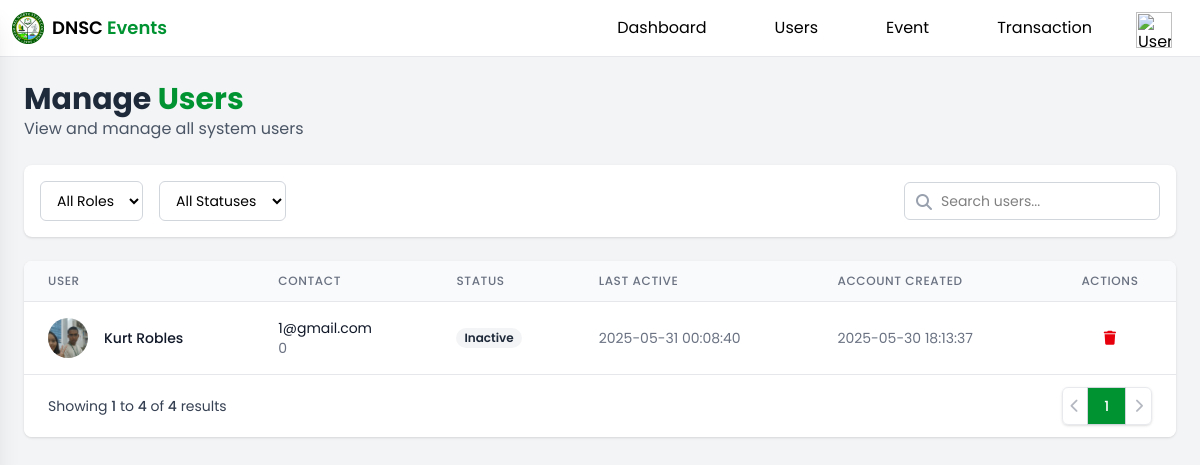
Screenshot of /admin/user.php with the database file from the repository.
### tables this page shows
CREATE TABLE `user` (
  `user_id` int(11) NOT NULL,
  `first_name` varchar(100) DEFAULT NULL,
  `last_name` varchar(100) DEFAULT NULL,
  `email` varchar(255) DEFAULT NULL,
  `password` varchar(255) DEFAULT NULL,
  `student_id` varchar(11) DEFAULT NULL,
  `profile_image` varchar(255) DEFAULT NULL,
  `account_created` datetime DEFAULT current_timestamp(),
  `contact_number` int(11) DEFAULT NULL,
  `status` varchar(100) NOT NULL DEFAULT 'Inactive',
  `last_active` datetime DEFAULT NULL
);

### admin/adminFunction.php (called while the page is built, shortened)
<?php
class admin{
  private $conn;
  public function __construct($connection){
    $this->conn = $connection;
}
public function getAllUser() {
    try {
        $stmt = $this->conn->prepare("CALL GetAllUsers()");
        $stmt->execute();
      return $stmt->fetchAll(PDO::FETCH_ASSOC);
    } catch (PDOException $e) {
        echo "Error fetching users: " . $e->getMessage();
        return [];
    }
}
}
?>

### admin/user.php (the view, shortened to what this page needs)
<?php
include("../database/conn.php");
include ("./adminFunction.php");
$admin = new admin($conn);
$getAllUser = $admin->getAllUser();
?>
<!DOCTYPE html>
<html lang="en">
<head>
    <link rel="stylesheet" href="/src/output.css">
    <link rel="stylesheet" href="https://cdnjs.cloudflare.com/ajax/libs/font-awesome/6.0.0/css/all.min.css">
</head>
<body class="font-primary bg-gray-100 min-h-screen">
    <?php include("../template/navbarAdmin.php");?>
    <div class="p-6">
        <div class="max-w-7xl mx-auto">
            <div class="flex justify-between items-center mb-6">
                <div>
                    <h1 class="text-2xl md:text-3xl font-bold text-gray-800">Manage <span class="text-[#009332]">Users</span></h1>
                    <p class="text-gray-600">View and manage all system users</p>
                </div>
            </div>
            <div class="bg-white rounded-lg shadow-sm p-4 mb-6">
                <div class="flex flex-col md:flex-row md:items-center justify-between gap-4">
                    <div class="flex items-center space-x-4">
                        <div>
                            <select id="role-filter" class="text-sm border border-gray-300 rounded-md px-3 py-2 focus:outline-none focus:ring-2 focus:ring-[#009332]">
                                <option value="all">All Roles</option>
                            </select>
                        </div>
                        <div>
                            <select id="status-filter" class="text-sm border border-gray-300 rounded-md px-3 py-2 focus:outline-none focus:ring-2 focus:ring-[#009332]">
                                <option value="all">All Statuses</option>
                            </select>
                        </div>
                    </div>
                    <div class="relative w-full md:w-64">
                        <input type="text" placeholder="Search users..." class="w-full pl-9 pr-4 py-2 border border-gray-300 rounded-md text-sm focus:outline-none focus:ring-2 focus:ring-[#009332]">
                        <i class="fas fa-search absolute left-3 top-3 text-gray-400"></i>
                    </div>
                </div>
            </div>
            <div class="bg-white rounded-lg shadow-sm overflow-hidden">
     <div class="overflow-x-auto">
    <table class="min-w-full divide-y divide-gray-200">
        <thead class="bg-gray-50">
            <tr>
                <th scope="col" class="px-6 py-3 text-left text-xs font-medium text-gray-500 uppercase tracking-wider">
                    User
                </th>
                <th scope="col" class="px-6 py-3 text-left text-xs font-medium text-gray-500 uppercase tracking-wider">
                    Contact
                </th>
                <th scope="col" class="px-6 py-3 text-left text-xs font-medium text-gray-500 uppercase tracking-wider">
                    Status
                </th>
                <th scope="col" class="px-6 py-3 text-left text-xs font-medium text-gray-500 uppercase tracking-wider">
                  Last Active
                </th><th scope="col" class="px-6 py-3 text-left text-xs font-medium text-gray-500 uppercase tracking-wider">
                    Account Created
                </th>
                <th scope="col" class="px-6 py-3 text-center text-xs font-medium text-gray-500 uppercase tracking-wider">
                    Actions
                </th>
            </tr>
        </thead>
     <tbody class="bg-white divide-y divide-gray-200" id="usersTableBody">
    <?php if (!empty($getAllUser)): ?>
        <?php foreach ($getAllUser as $user): ?>
            <tr id="user-row-<?= htmlspecialchars($user['user_id']) ?>" class="hover:bg-gray-50">
                <td class="px-6 py-4 whitespace-nowrap">
                    <div class="flex items-center">
                        <div class="flex-shrink-0 h-10 w-10">
                            <img class="h-10 w-10 rounded-full object-cover"
                               src="<?= !empty($user['profile_image']) ? '/userPage/upload/'.$user['profile_image'] : '/public/image/user.png' ?>"
                                 alt="">
                        </div>
                        <div class="ml-4">
                            <div class="text-sm font-medium text-gray-900">
                                <?= htmlspecialchars($user['full_name']) ?>
                            </div>
                        </div>
                    </div>
                </td>
                <td class="px-6 py-4 whitespace-nowrap">
                    <div class="text-sm text-gray-900">
                        <?= htmlspecialchars($user['email']) ?>
                    </div>
                    <div class="text-sm text-gray-500">
                        <?= htmlspecialchars($user['contact_number']?? 'N/A') ?>
                    </div>
                </td>
                <td class="px-6 py-4 whitespace-nowrap">
                    <?php
                        $statusColor = match ($user['status']) {
                            'Active' => 'green',
                            'Inactive' => 'gray',
                            'Pending' => 'yellow',
                            'Suspended' => 'red',
                            default => 'gray',
                        };
                    ?>
                    <span class="px-2 inline-flex text-xs leading-5 font-semibold rounded-full bg-<?= $statusColor ?>-100 text-<?= $statusColor ?>-800">
                        <?= htmlspecialchars($user['status']) ?>
                    </span>
                </td>
                  <td class="px-6 py-4 whitespace-nowrap text-sm text-gray-500">
                    <?= htmlspecialchars($user['last_active']?? 'N/A'); ?>
                </td>
                <td class="px-6 py-4 whitespace-nowrap text-sm text-gray-500">
                    <?= htmlspecialchars($user['account_created']) ?>
                </td>
                <td class="px-6 py-4 whitespace-nowrap text-center text-sm font-medium">
                    <button class="text-red-600 hover:text-red-900 cursor-pointer" title="Delete"
                            onclick="confirmDeleteUser(<?= htmlspecialchars($user['user_id']) ?>)">
                        <i class="fas fa-trash"></i>
                    </button>
                </td>
            </tr>
        <?php endforeach; ?>
    <?php endif; ?>
</tbody>
    </table>
</div>
                <div class="bg-white px-4 py-3 flex items-center justify-between border-t border-gray-200 sm:px-6">
                    <div class="hidden sm:flex-1 sm:flex sm:items-center sm:justify-between">
                        <div>
                            <p class="text-sm text-gray-700">
                                Showing <span class="font-medium">1</span> to <span class="font-medium">4</span> of <span class="font-medium">4</span> results
                            </p>
                        </div>
                        <div>
                            <nav class="relative z-0 inline-flex rounded-md shadow-sm -space-x-px" aria-label="Pagination">
                                <a href="#" class="relative inline-flex items-center px-2 py-2 rounded-l-md border border-gray-300 bg-white text-sm font-medium text-gray-500 hover:bg-gray-50 opacity-50 cursor-not-allowed">
                                    <i class="fas fa-chevron-left"></i>
                                </a>
                                <a href="#" class="bg-[#009332] text-white relative inline-flex items-center px-4 py-2 border border-gray-300 text-sm font-medium">
                                    1
                                </a>
                                <a href="#" class="relative inline-flex items-center px-2 py-2 rounded-r-md border border-gray-300 bg-white text-sm font-medium text-gray-500 hover:bg-gray-50 opacity-50 cursor-not-allowed">
                                    <i class="fas fa-chevron-right"></i>
                                </a>
                            </nav>
                        </div>
                    </div>
                </div>
            </div>
        </div>
    </div>
</body>
</html>

### rows the page displays
user: profile_image (picture), full_name "Kurt Robles", email "1@gmail.com", contact_number "0", status "Inactive", last_active "2025-05-31 00:08:40", account_created "2025-05-30 18:13:37"
